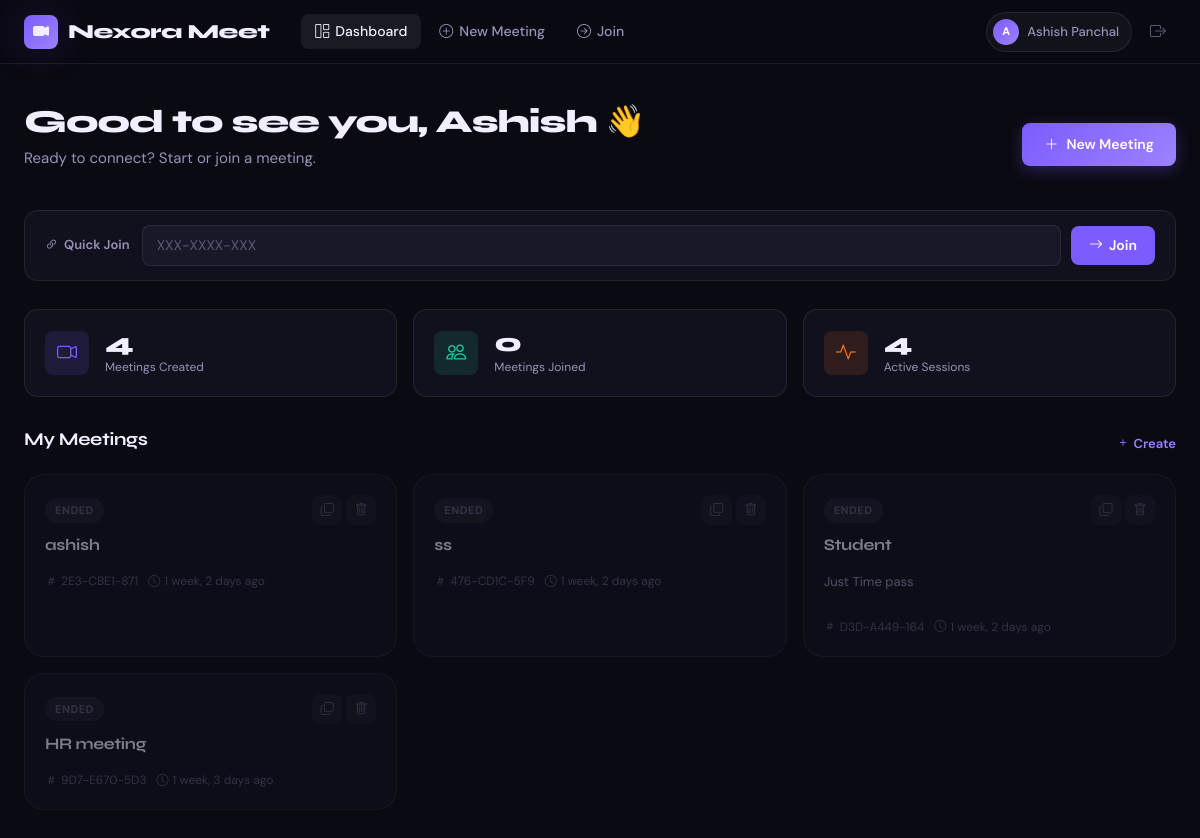
The app's page /meetings/dashboard/ (signed in) with its own data.
### meetings/models.py (models this page shows, shortened)
class Meeting(models.Model):
    host         = models.ForeignKey(User, on_delete=models.CASCADE, related_name='hosted_meetings')
    meeting_id   = models.CharField(max_length=20, unique=True, blank=True)
    title        = models.CharField(max_length=200)
    description  = models.TextField(blank=True)
    scheduled_at = models.DateTimeField(null=True, blank=True)
    created_at   = models.DateTimeField(auto_now_add=True)
    is_active    = models.BooleanField(default=True)
    participants = models.ManyToManyField(User, related_name='joined_meetings', blank=True)
    class Meta:
        ordering = ['-created_at']
    password = models.CharField(
        max_length=50,
        blank=True,
        null=True
    )

### meetings/views.py (the view)
# urls.py: path('dashboard/',              views.dashboard,      name='dashboard'),
@login_required
def dashboard(request):
    hosted   = Meeting.objects.filter(host=request.user)
    joined   = request.user.joined_meetings.exclude(host=request.user)
    join_form = JoinMeetingForm()
    return render(request, 'meetings/dashboard.html', {
        'hosted':    hosted,
        'joined':    joined,
        'join_form': join_form,
    })

### meetings/forms.py
class JoinMeetingForm(forms.Form):
    meeting_id=forms.CharField(
        max_length=20,
        widget=forms.TextInput(
            attrs={
                'class':'form-control custom-input join-input',
                'placeholder':'XXX-XXXX-XXX'
            }
        )
    )
    password=forms.CharField(
        required=False,
        widget=forms.PasswordInput(
            attrs={
                'class':'form-control custom-input',
                'placeholder':'Meeting password'
            }
        )
    )

### meetings/templates/meetings/dashboard.html (shortened to what this page needs)
{% extends 'base.html' %}
{% block content %}
<div class="page-container">
  <div class="dashboard-hero">
    <div>
      <h1 class="page-title">Good to see you, {{ user.first_name|default:user.username }} 👋</h1>
      <p class="page-sub">Ready to connect? Start or join a meeting.</p>
    </div>
    <div class="hero-actions">
      <a href="{% url 'create_meeting' %}" class="btn-hero-primary">
        <i class="bi bi-plus-lg"></i> New Meeting
      </a>
    </div>
  </div>
  <div class="quick-join-bar">
    <div class="quick-join-label">
      <i class="bi bi-link-45deg"></i>
      Quick Join
    </div>
    <form method="post" action="{% url 'join_meeting' %}" class="quick-join-form">
      {{ join_form.meeting_id }}
      <button type="submit" class="btn-join-sm">
        <i class="bi bi-arrow-right"></i> Join
      </button>
    </form>
  </div>
  <div class="stats-row">
    <div class="stat-card">
      <div class="stat-card-icon"><i class="bi bi-camera-video"></i></div>
      <div>
        <div class="stat-card-num">{{ hosted.count }}</div>
        <div class="stat-card-label">Meetings Created</div>
      </div>
    </div>
    <div class="stat-card">
      <div class="stat-card-icon accent-green"><i class="bi bi-people"></i></div>
      <div>
        <div class="stat-card-num">{{ joined.count }}</div>
        <div class="stat-card-label">Meetings Joined</div>
      </div>
    </div>
    <div class="stat-card">
      <div class="stat-card-icon accent-orange"><i class="bi bi-activity"></i></div>
      <div>
        <div class="stat-card-num">{{ hosted.filter.count|default:"–" }}</div>
        <div class="stat-card-label">Active Sessions</div>
      </div>
    </div>
  </div>
  <div class="section-block">
    <div class="section-header">
      <h3 class="section-title">My Meetings</h3>
      <a href="{% url 'create_meeting' %}" class="section-action">
        <i class="bi bi-plus"></i> Create
      </a>
    </div>
    {% if hosted %}
      <div class="meetings-grid">
        {% for m in hosted %}
        <div class="meeting-card {% if not m.is_active %}meeting-ended{% endif %}">
          <div class="meeting-card-top">
            <div class="meeting-badge {% if m.is_active %}badge-active{% else %}badge-ended{% endif %}">
              {% if m.is_active %}Live{% else %}Ended{% endif %}
            </div>
            <div class="meeting-actions-top">
              <button class="icon-btn copy-btn" data-id="{{ m.meeting_id }}" title="Copy ID">
                <i class="bi bi-copy"></i>
              </button>
              <a href="{% url 'delete_meeting' m.meeting_id %}" class="icon-btn danger-btn" title="Delete"
                 onclick="return confirm('Delete permanently?')">
                <i class="bi bi-trash"></i>
              </a>
            </div>
          </div>
          <h4 class="meeting-title">{{ m.title }}</h4>
          {% if m.description %}
            <p class="meeting-desc">{{ m.description|truncatechars:60 }}</p>
          {% endif %}
          <div class="meeting-meta">
            <span><i class="bi bi-hash"></i> {{ m.meeting_id }}</span>
            {% if m.scheduled_at %}
              <span><i class="bi bi-calendar"></i> {{ m.scheduled_at|date:"M d, H:i" }}</span>
            {% else %}
              <span><i class="bi bi-clock"></i> {{ m.created_at|timesince }} ago</span>
            {% endif %}
          </div>
        </div>
        {% endfor %}
      </div>
    {% else %}
      <div class="empty-state">
        <div class="empty-icon"><i class="bi bi-calendar-x"></i></div>
        <p>No meetings yet. <a href="{% url 'create_meeting' %}">Create your first one →</a></p>
      </div>
    {% endif %}
  </div>
</div>
{% endblock %}

### templates/base.html (shortened to what this page needs)
{% load static %}
<!DOCTYPE html>
<html lang="en">
<head>
  <link href="https://cdn.jsdelivr.net/npm/bootstrap@5.3.2/dist/css/bootstrap.min.css" rel="stylesheet" />
  <link href="https://cdn.jsdelivr.net/npm/bootstrap-icons@1.11.3/font/bootstrap-icons.css" rel="stylesheet" />
  {% load static %}
  <link rel="stylesheet" href="{% static 'css/style.css' %}" />
</head>
<body>
{% if user.is_authenticated %}
<nav class="nexmeet-nav">
  <div class="nav-brand">
    <div class="brand-icon"><i class="bi bi-camera-video-fill"></i></div>
    <span class="brand-name">Nexora Meet</span>
  </div>
  <div class="nav-links">
    <a href="{% url 'dashboard' %}" class="nav-link-item {% if request.resolver_match.url_name == 'dashboard' %}active{% endif %}">
      <i class="bi bi-grid-1x2"></i> Dashboard
    </a>
    <a href="{% url 'create_meeting' %}" class="nav-link-item {% if request.resolver_match.url_name == 'create_meeting' %}active{% endif %}">
      <i class="bi bi-plus-circle"></i> New Meeting
    </a>
    <a href="{% url 'join_meeting' %}" class="nav-link-item {% if request.resolver_match.url_name == 'join_meeting' %}active{% endif %}">
      <i class="bi bi-arrow-right-circle"></i> Join
    </a>
  </div>
  <div class="nav-user">
    <a href="{% url 'profile' %}" class="user-chip">
      <div class="user-avatar-sm">{{ user.username|first|upper }}</div>
      <span>{{ user.get_full_name|default:user.username }}</span>
    </a>
    <a href="{% url 'logout' %}" class="logout-btn" title="Sign out">
      <i class="bi bi-box-arrow-right"></i>
    </a>
  </div>
</nav>
{% endif %}
<main class="{% if user.is_authenticated %}main-with-nav{% endif %}">
  {% block content %}{% endblock %}
</main>
</body>
</html>

### records on screen
Meeting: is_active "ENDED", title "ashish", meeting_id "2E3-CBE1-871", created_at "1 week, 2 days"
Meeting: is_active "ENDED", title "ss", meeting_id "476-CD1C-5F9", created_at "1 week, 2 days"
Meeting: is_active "ENDED", title "Student", description "Just Time pass", meeting_id "D3D-A449-164", created_at "1 week, 2 days"
Meeting: is_active "ENDED", title "HR meeting", meeting_id "9D7-E670-5D3", created_at "1 week, 3 days"

### other values on screen
{{ user.username|first|upper }} "A"
{{ user.get_full_name|default:user.username }} "Ashish Panchal"
{{ user.first_name|default:user.username }} "Ashish"
{{ hosted.count }} "4"
{{ joined.count }} "0"
{{ hosted.filter.count|default:"–" }} "4"
